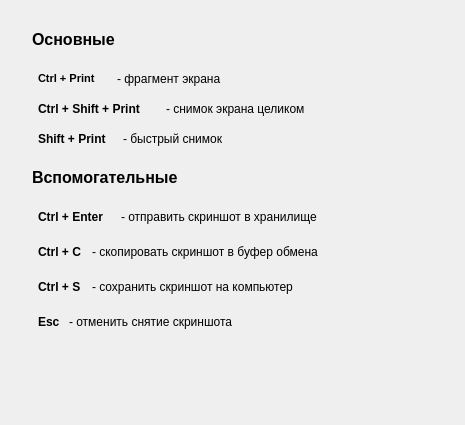
<?xml version="1.0" encoding="UTF-8"?>
<ui version="4.0">
 <class>HotKey</class>
 <widget class="QWidget" name="HotKey">
  <property name="geometry">
   <rect>
    <x>0</x>
    <y>0</y>
    <width>465</width>
    <height>425</height>
   </rect>
  </property>
  <property name="windowTitle">
   <string>Form</string>
  </property>
  <widget class="QLabel" name="label">
   <property name="geometry">
    <rect>
     <x>32</x>
     <y>27</y>
     <width>122</width>
     <height>25</height>
    </rect>
   </property>
   <property name="font">
    <font>
     <pointsize>12</pointsize>
     <weight>75</weight>
     <bold>true</bold>
    </font>
   </property>
   <property name="text">
    <string>Основные</string>
   </property>
  </widget>
  <widget class="QLabel" name="label_2">
   <property name="geometry">
    <rect>
     <x>38</x>
     <y>100</y>
     <width>126</width>
     <height>17</height>
    </rect>
   </property>
   <property name="font">
    <font>
     <weight>75</weight>
     <bold>true</bold>
    </font>
   </property>
   <property name="text">
    <string>Ctrl + Shift + Print</string>
   </property>
  </widget>
  <widget class="QLabel" name="label_3">
   <property name="geometry">
    <rect>
     <x>38</x>
     <y>70</y>
     <width>79</width>
     <height>17</height>
    </rect>
   </property>
   <property name="font">
    <font>
     <pointsize>8</pointsize>
     <weight>75</weight>
     <bold>true</bold>
    </font>
   </property>
   <property name="text">
    <string>Ctrl + Print</string>
   </property>
  </widget>
  <widget class="QLabel" name="label_4">
   <property name="geometry">
    <rect>
     <x>38</x>
     <y>130</y>
     <width>84</width>
     <height>17</height>
    </rect>
   </property>
   <property name="font">
    <font>
     <weight>75</weight>
     <bold>true</bold>
    </font>
   </property>
   <property name="text">
    <string>Shift + Print</string>
   </property>
  </widget>
  <widget class="QLabel" name="label_5">
   <property name="geometry">
    <rect>
     <x>38</x>
     <y>243</y>
     <width>54</width>
     <height>17</height>
    </rect>
   </property>
   <property name="font">
    <font>
     <weight>75</weight>
     <bold>true</bold>
    </font>
   </property>
   <property name="text">
    <string>Ctrl + C</string>
   </property>
  </widget>
  <widget class="QLabel" name="label_6">
   <property name="geometry">
    <rect>
     <x>38</x>
     <y>313</y>
     <width>25</width>
     <height>17</height>
    </rect>
   </property>
   <property name="font">
    <font>
     <weight>75</weight>
     <bold>true</bold>
    </font>
   </property>
   <property name="text">
    <string>Esc</string>
   </property>
  </widget>
  <widget class="QLabel" name="label_7">
   <property name="geometry">
    <rect>
     <x>32</x>
     <y>164</y>
     <width>202</width>
     <height>26</height>
    </rect>
   </property>
   <property name="font">
    <font>
     <pointsize>12</pointsize>
     <weight>75</weight>
     <bold>true</bold>
    </font>
   </property>
   <property name="text">
    <string>Вспомогательные</string>
   </property>
  </widget>
  <widget class="QLabel" name="label_8">
   <property name="geometry">
    <rect>
     <x>38</x>
     <y>208</y>
     <width>81</width>
     <height>17</height>
    </rect>
   </property>
   <property name="font">
    <font>
     <weight>75</weight>
     <bold>true</bold>
    </font>
   </property>
   <property name="text">
    <string>Ctrl + Enter</string>
   </property>
  </widget>
  <widget class="QLabel" name="label_9">
   <property name="geometry">
    <rect>
     <x>38</x>
     <y>278</y>
     <width>51</width>
     <height>17</height>
    </rect>
   </property>
   <property name="font">
    <font>
     <weight>75</weight>
     <bold>true</bold>
    </font>
   </property>
   <property name="text">
    <string>Ctrl + S</string>
   </property>
  </widget>
  <widget class="QLabel" name="label_10">
   <property name="geometry">
    <rect>
     <x>117</x>
     <y>70</y>
     <width>117</width>
     <height>18</height>
    </rect>
   </property>
   <property name="text">
    <string>- фрагмент экрана</string>
   </property>
  </widget>
  <widget class="QLabel" name="label_11">
   <property name="geometry">
    <rect>
     <x>166</x>
     <y>100</y>
     <width>154</width>
     <height>17</height>
    </rect>
   </property>
   <property name="text">
    <string>- снимок экрана целиком</string>
   </property>
  </widget>
  <widget class="QLabel" name="label_12">
   <property name="geometry">
    <rect>
     <x>123</x>
     <y>130</y>
     <width>121</width>
     <height>17</height>
    </rect>
   </property>
   <property name="text">
    <string>- быстрый снимок</string>
   </property>
  </widget>
  <widget class="QLabel" name="label_13">
   <property name="geometry">
    <rect>
     <x>121</x>
     <y>208</y>
     <width>219</width>
     <height>17</height>
    </rect>
   </property>
   <property name="text">
    <string>- отправить скриншот в хранилище</string>
   </property>
  </widget>
  <widget class="QLabel" name="label_14">
   <property name="geometry">
    <rect>
     <x>92</x>
     <y>278</y>
     <width>223</width>
     <height>17</height>
    </rect>
   </property>
   <property name="text">
    <string>- сохранить скриншот на компьютер</string>
   </property>
  </widget>
  <widget class="QLabel" name="label_15">
   <property name="geometry">
    <rect>
     <x>92</x>
     <y>243</y>
     <width>250</width>
     <height>17</height>
    </rect>
   </property>
   <property name="text">
    <string>- скопировать скриншот в буфер обмена</string>
   </property>
  </widget>
  <widget class="QLabel" name="label_16">
   <property name="geometry">
    <rect>
     <x>69</x>
     <y>313</y>
     <width>183</width>
     <height>17</height>
    </rect>
   </property>
   <property name="text">
    <string>- отменить снятие скриншота</string>
   </property>
  </widget>
 </widget>
 <resources/>
 <connections/>
</ui>
